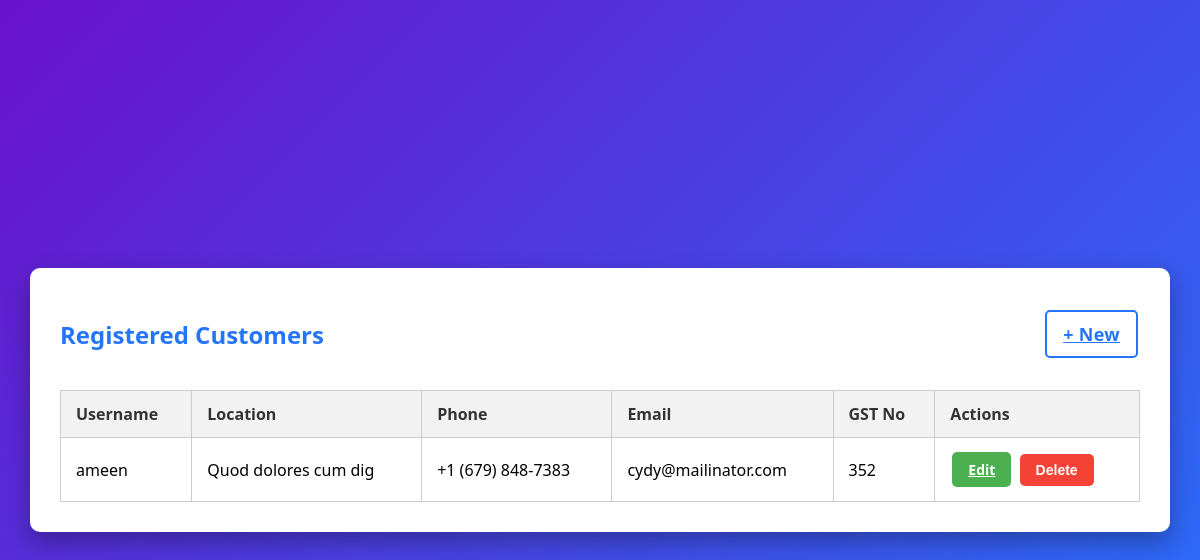
The app's page /customers/ with its own data.
### Techno/models.py (models this page shows, shortened)
class Customer(models.Model):
    id = models.AutoField(primary_key=True)
    username = models.CharField(max_length=150)
    email = models.EmailField(null=True, blank=True)
    location = models.CharField(max_length=100)
    phone = models.CharField(max_length=10)
    gst_no = models.CharField(max_length=15, null=True, blank=True)

### Techno/views.py (the view)
# urls.py: path('customers/', customer_list, name='customer_list'),
def customer_list(request):
    customers = Customer.objects.all().order_by('-id')  # latest first
    return render(request, 'customer_list.html', {'customers': customers})

### Techno/templates/customer_list.html (shortened to what this page needs)
{% load static %}
<!DOCTYPE html>
<html>
<head>
    <link rel="stylesheet" href="{% static 'css/customer_list.css' %}">
</head>
<body>
    <div class="container">
        <div class="top-bar">
            <h2>Registered Customers</h2>
            <a href="{% url 'customer_register' %}" class="btn new-btn">+ New</a>
        </div>
        {% if customers %}
        <div class="table-wrapper">
            <table>
                <thead>
                    <tr>
                        <th>Username</th>
                        <th>Location</th>
                        <th>Phone</th>
                        <th>Email</th>
                        <th>GST No</th>
                        <th>Actions</th>
                    </tr>
                </thead>
                <tbody>
                    {% for customer in customers %}
                        <tr>
                            <td>{{ customer.username }}</td>
                            <td>{{ customer.location }}</td>
                            <td>{{ customer.phone }}</td>
                            <td>{{ customer.email }}</td>
                            <td>{{ customer.gst_no }}</td>
                            <td>
                                <a href="{% url 'edit_customer' customer.id %}" class="btn edit-btn">Edit</a>
                                <button onclick="confirmDelete({{ customer.id }})" class="btn delete-btn">Delete</button>
                            </td>
                        </tr>
                    {% endfor %}
                </tbody>
            </table>
        </div>
        {% else %}
            <p>No customers registered yet.</p>
        {% endif %}
    </div>
</body>
</html>

### static/css/customer_list.css (style rules this page uses)
body { margin: 0; padding: 0; min-height: 100vh; font-family: 'Segoe UI', Tahoma, Geneva, Verdana, sans-serif; background: linear-gradient(135deg, #6a11cb 0%, #2575fc 100%); display: flex; justify-content: center; align-items: center; }
.container { background-color: #ffffff; padding: 30px; border-radius: 10px; box-shadow: 0 10px 25px rgba(0, 0, 0, 0.3); width: 90%; max-height: 90vh; overflow-y: auto; }
h2 { text-align: center; color: #2575fc; }
.table-wrapper { overflow-x: auto; max-width: 100%; }
table { border-collapse: collapse; width: 100%; min-width: 600px; margin-top: 20px; }
th, td { border: 1px solid #ccc; padding: 12px 15px; text-align: left; word-break: break-word; }
th { background-color: #f2f2f2; color: #333; }
.btn { display: inline-block; padding: 8px 16px; margin: 2px; font-size: 14px; font-weight: bold; border: none; border-radius: 5px; cursor: pointer; transition: transform 0.2s ease, box-shadow 0.2s ease; white-space: nowrap; }
.edit-btn { background-color: #4CAF50; color: white; }
.delete-btn { background-color: #f44336; color: white; }
.top-bar { display: flex; justify-content: space-between; align-items: center; flex-wrap: wrap; gap: 10px; }
.new-btn { background-color: #ffffff; color: #2575fc; border: 2px solid #2575fc; font-size: 18px; font-weight: 600; padding: 10px 16px; letter-spacing: 0.3px; }

### records on screen
Customer: username "ameen", location "Quod dolores cum dig", phone "+1 (679) 848-7383", email "cydy@mailinator.com", gst_no "352"
